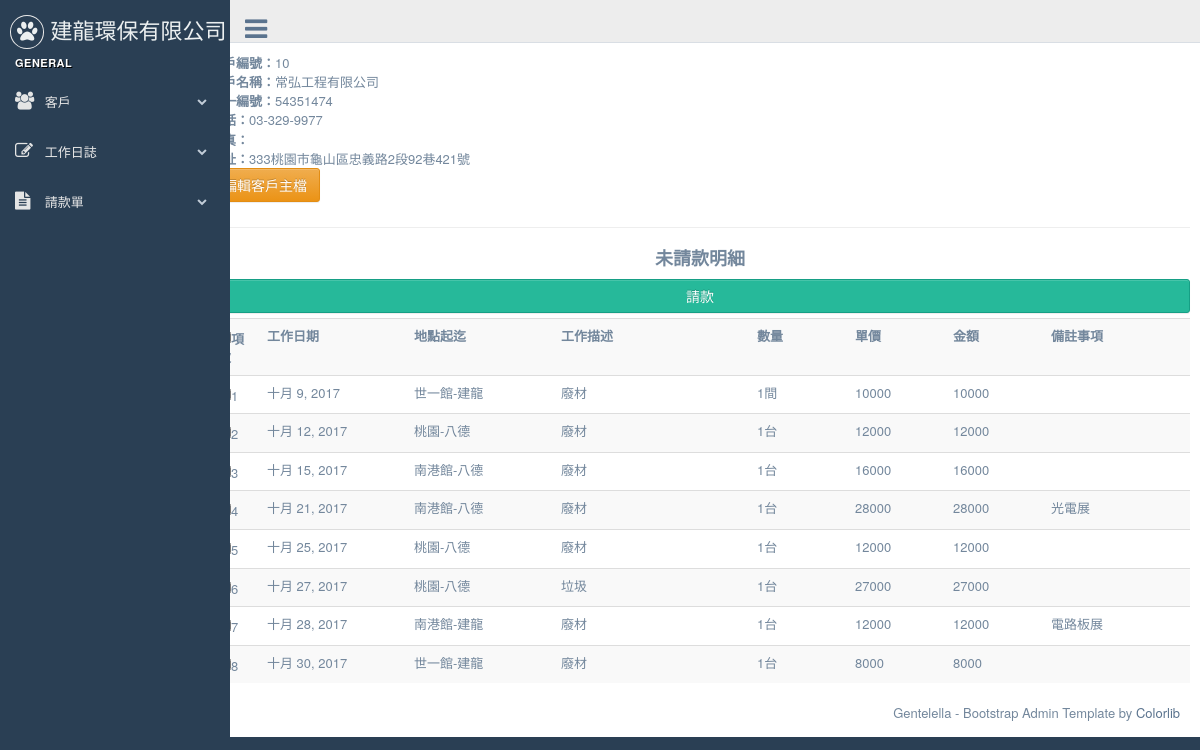
The app's page /customers/10/, older data.
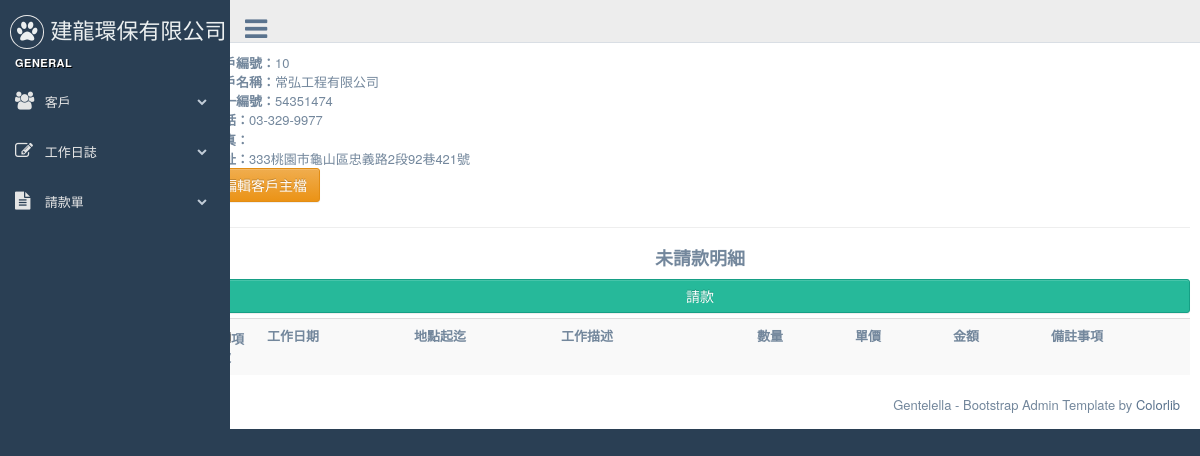
The same page, newer data.
### dailywork/models.py (models this page shows, shortened)
class Dailylog(models.Model):
	work_date = models.DateField( default=timezone.now )
	customer = models.ForeignKey(Customer)
	start_at = models.CharField(  max_length=20, null=False, blank=False )
	end_with = models.CharField(  max_length=20, null=False, blank=False )
	opreateDesc = models.CharField(max_length=20, blank=False, null=False)
	quantity = models.DecimalField( max_digits=10, decimal_places=0)
	uom = models.ForeignKey(Uom)
	uniprice = models.DecimalField( max_digits=10, decimal_places=0)
	notes = models.TextField(blank=True, null=True)
	payrequest = models.BooleanField(default=False, verbose_name='已請款')    # 是否已請款
	is_freecharge = models.BooleanField(default=False, verbose_name='免費項目')    # 是否爲免費項目, 如果為免費項目則在未請款清單是不會顯示的
	bill_number = models.CharField(  max_length=20, null=True, blank=True )
	invalid = models.BooleanField(default=False, verbose_name='項目作廢')
	create_at = models.DateTimeField( auto_now_add=True, auto_now=False)
	modify = models.DateTimeField( auto_now_add=False, auto_now=True)
	objects = DailylogManager()
	def get_amount(self):
		return self.quantity * self.uniprice

class Uom(models.Model):
	descriotion =  models.CharField(  max_length=20, null=False, blank=False )
	def __str__(self):
		return self.descriotion

### customers/views.py (the view)
# urls.py: url(r'^(?P<pk>\d+)/$', CustomerDetail.as_view( template_name ='customers/customer_detail.html'), name="customer_detail"  ),
class CustomerDetail(DetailView):
    model = Customer

### dailywork/models.py (called while the page is built)
	def norequest(self):
		return self.filter(payrequest=False , is_freecharge=False , invalid= False  )

	def get_queryset(self):
		return DailylogQueryset(self.model, using=self.db)

### templates/customers/customer_detail.html (shortened to what this page needs)
{% extends "base.html" %}
{% block content %}
<strong>客戶編號：</strong>{{ object.id }}<br>
<strong>客戶名稱：</strong>{{ object.title }}<br>
<strong>統一編號：</strong>{{ object.unikey }}<br>
<strong>電話：</strong>{{ object.phone }}<br>
<strong>傳真：</strong>{{ object.faxno }}<br>
<strong>地址：</strong>{{ object.address }}<br>
<a href="{{ instance.get_absolute_url }}edit" class="btn btn-warning" role="button">編輯客戶主檔</a>
<hr>
    <div align="center"  >
      <h2><strong>未請款明細</strong></h2>
    </div>
<form id="createform" action="" method="POST" onsubmit="return CreateOnSubmit({{ bill.id }})" >{% csrf_token %}
    <div >
      <button type="submit"  class="btn btn-success form-control">請款</button>
    </div>
  <table class="table table-striped" >
    <tr>
      <th width="5%"><input type="checkbox" value="核取方塊" id="CheckAll" />項次</th>
      <th width="15%">工作日期</th>
      <th width="15%">地點起迄</th>
      <th width="20%">工作描述</th>
      <th width="10%">數量</th>
      <th width="10%">單價</th>
      <th width="10%">金額</th>
      <th >備註事項</th>
    </tr>
  {% for dailylog in object.dailylog_set.all.norequest %}
    <tr>
        <td><input type="checkbox" class='cb' name="dailylogs"  value="{{ dailylog.id }}" />{{ forloop.counter }}</td>
        <td>{{ dailylog.work_date }}</td>
        <td>{{ dailylog.start_at }}-{{ dailylog.end_with }}</td>
        <td>{{ dailylog.opreateDesc }}</td>
        <td>{{ dailylog.quantity }}{{ dailylog.uom }}</td>
        <td>{{ dailylog.uniprice }}</td>
        <td>{{ dailylog.get_amount }}</td>
        <td>{{ dailylog.notes }}</td>
    </tr>
  {% endfor %}
  </table>
</form>
{% endblock content %}

Row changes from the older to the newer data that the page shows:
no longer on this page (row edited): Dailylog: work_date "十月 9, 2017", start_at "世一館", end_with "建龍", opreateDesc "廢材", quantity "1", uom "間", uniprice "10000", get_amount "10000"
no longer on this page (row edited): Dailylog: work_date "十月 12, 2017", start_at "桃園", end_with "八德", opreateDesc "廢材", quantity "1", uom "台", uniprice "12000", get_amount "12000"
no longer on this page (row edited): Dailylog: work_date "十月 15, 2017", start_at "南港館", end_with "八德", opreateDesc "廢材", quantity "1", uom "台", uniprice "16000", get_amount "16000"
no longer on this page (row edited): Dailylog: work_date "十月 21, 2017", start_at "南港館", end_with "八德", opreateDesc "廢材", quantity "1", uom "台", uniprice "28000", get_amount "28000", notes "光電展"
no longer on this page (row edited): Dailylog: work_date "十月 25, 2017", start_at "桃園", end_with "八德", opreateDesc "廢材", quantity "1", uom "台", uniprice "12000", get_amount "12000"
no longer on this page (row edited): Dailylog: work_date "十月 27, 2017", start_at "桃園", end_with "八德", opreateDesc "垃圾", quantity "1", uom "台", uniprice "27000", get_amount "27000"
no longer on this page (row edited): Dailylog: work_date "十月 28, 2017", start_at "南港館", end_with "建龍", opreateDesc "廢材", quantity "1", uom "台", uniprice "12000", get_amount "12000", notes "電路板展"
no longer on this page (row edited): Dailylog: work_date "十月 30, 2017", start_at "世一館", end_with "建龍", opreateDesc "廢材", quantity "1", uom "台", uniprice "8000", get_amount "8000"
